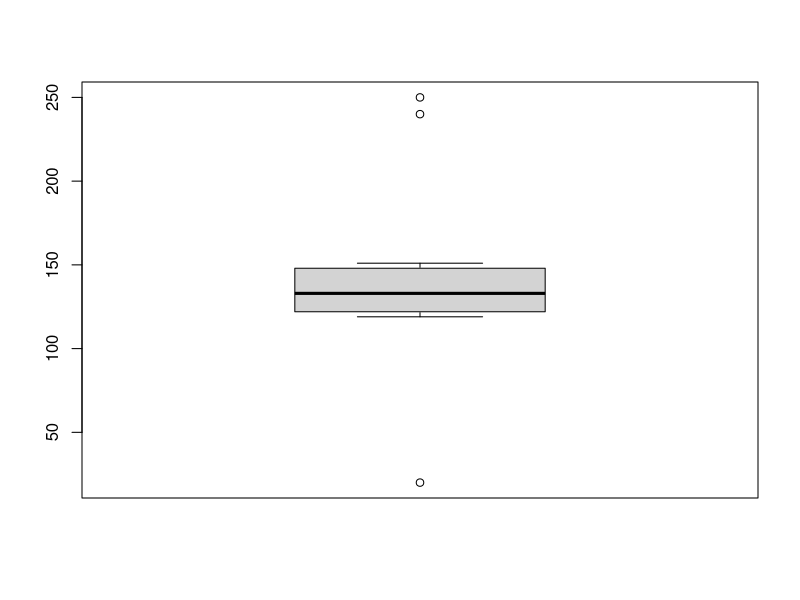
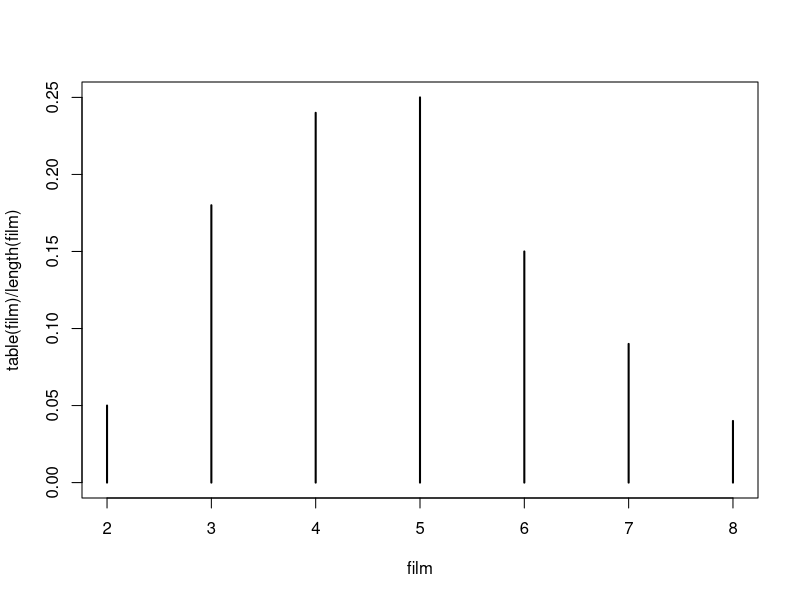
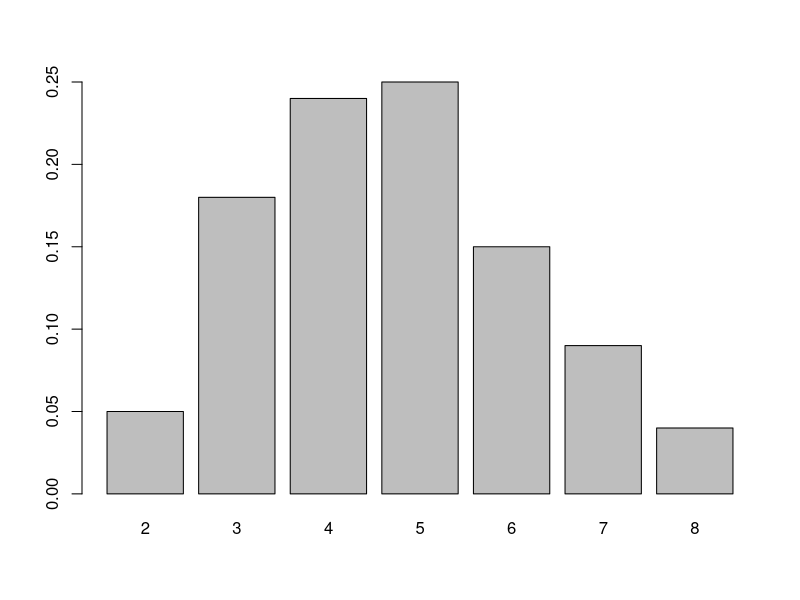
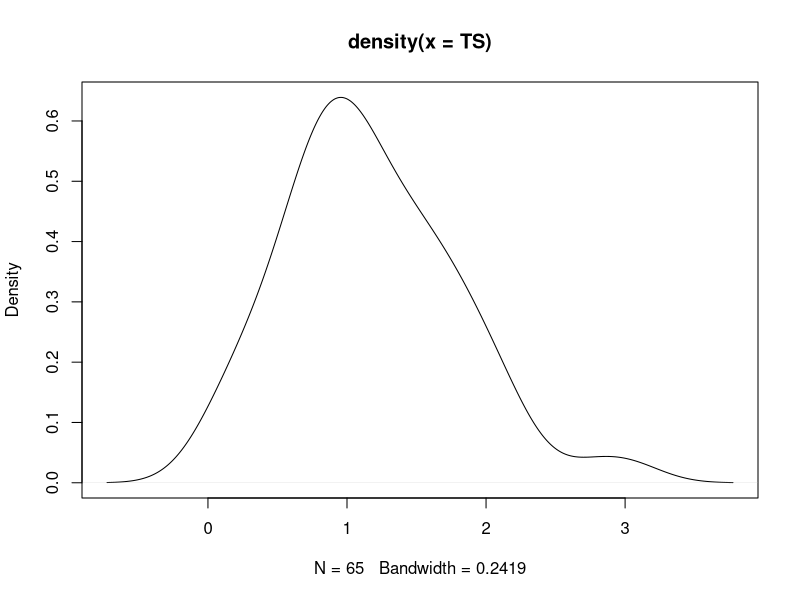
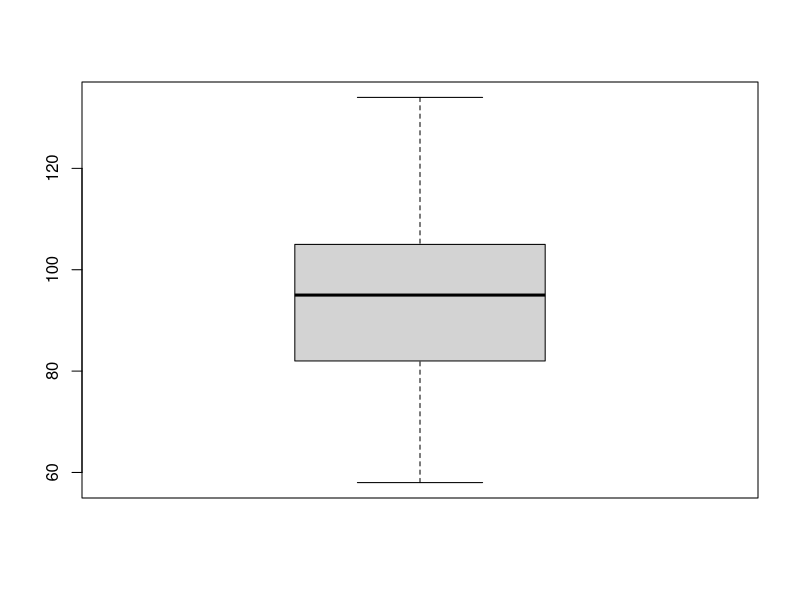

Source code (R) for these figures, in order:
#Part 1
x = c(-20,-15,-5,8,12,9,2,23,19)
#1.
sum = sum(x) # 33
#2.
avg = mean(x) # 3.67
#3.
avg2 = sum(x) / length(x) # 3.67
#4.
sumpos = sum(x[x>0]) # 73
#5.
avgwithoutmax = mean(-which(x == max(x))) #-8
#6.
abs = x[abs(x)>=8 & x<8] # -20 -15
#7.
traveltime = c(23,18,29,22,24,27,28,19,28,23)
mean(traveltime) # 24,1
max(traveltime) # 29
min(traveltime) # 18
#8.
x = c(1,8,2,6,3,8,5,5,5,5)
sum(x[c(-3,-5)]) # 43
#9.
matrix(c(1,5,2,6,3,7,4,8),nrow=4,ncol=2,byrow = TRUE)
#10.
matrix(c(1,2,3,4,11,12,13,14), nrow = 2, ncol = 4, byrow = TRUE)

#Part 2
#11.
#a.
mean(c(-1,0,3,0,2,-5)) # -0,167
median(c(-1,0,3,0,2,-5)) # 0
#b.
mean(c(2,2,3,10,100,1000)) # 186.1667
median(c(2,2,3,10,100,1000)) # 6,5
#12.
mean(c( 73, 74, 92, 98, 100, 72, 74, 85, 76, 94,89, 73, 76, 99)) # 83,92857
mean(c( 73, 74, 92, 98, 100, 72, 74, 85, 76, 94,89, 73, 76, 99), trim = 0.2) # 83.1
median(c( 73, 74, 92, 98, 100, 72, 74, 85, 76, 94,89, 73, 76, 99)) # 80.5
#13.
quantile(c( 0, 23, -1, 12, -10, -7, 1, -19, -6, 12, 1, -3), 0.25) # -6.25
quantile(c( 0, 23, -1, 12, -10, -7, 1, -19, -6, 12, 1, -3), 0.75) # 3,75
#14.
range(c(12, 6,15, 3, 12,6, 21, 15, 18,12)) # 18
var(c(12,6,15,3,12,6,21,15,18,12)) # 32
sd(c(12,6,15,3,12,6,21,15,18,12)) # 5.656854
#16.
boxplot(c(20, 121, 132, 123, 145, 151, 119, 133, 134, 240, 250)) # yes outliers that we should removed
#17.
mean(c(6, 3, 2, 7, 6, 5, 8, 9, 8, 11)) # 6.5
mean(c(6, 3, 2, 7, 6, 5, 8, 9, 8, 11), trim = 0.2) # 6.7
median(c(6, 3, 2, 7, 6, 5, 8, 9, 8, 11)) # 6.5
#18.
summary(c(250, 220, 281, 247, 230, 209, 240, 160, 370, 274, 210, 204, 243, 251, 190, 200, 130, 150, 177,475, 221, 350, 224, 163, 272, 236, 200, 171, 98))
#Min. 1st Qu.  Median    Mean 3rd Qu.    Max. 
#98.0   190.0   221.0   229.2   250.0   475.0 
mean(c(250, 220, 281, 247, 230, 209, 240, 160, 370, 274, 210, 204, 243, 251, 190, 200, 130, 150, 177,475, 221, 350, 224, 163, 272, 236, 200, 171, 98), trim = 0.2) # 6.7
# 220.7895
# 2.2
mention = c("Bien", "Echec", "Assez.Bien", "Echec", "Tres.Bien","Assez.Bien", "Echec", "Bien", "Passable","Passable")
class(mention) # character
summary(mention)
# Length     Class      Mode 
#     10 character character

#Part 3
#3.1
film = c(2, 2, 2, 2, 2, 3, 3, 3, 3, 3, 3, 3, 3, 3, 3, 3, 3, 3, 3, 3, 3, 3, 3, 4, 4, 4, 4, 4, 4, 4, 4, 4, 4, 4, 4, 4, 4, 4, 4, 4, 4, 4, 4, 4, 4, 4, 4, 5, 5, 5, 5, 5, 5, 5, 5, 5, 5, 5, 5, 5, 5, 5, 5, 5, 5, 5, 5, 5, 5, 5, 5, 5, 6, 6, 6, 6, 6, 6, 6, 6, 6, 6, 6, 6, 6, 6, 6, 7, 7, 7, 7, 7, 7, 7, 7, 7, 8, 8, 8, 8)
plot(table(film)/length(film))
barplot(table(film)/length(film))
#film
#2    3    4    5    6    7    8 
#0.05 0.18 0.24 0.25 0.15 0.09 0.04 
#3.2
TS = c(0.00, 0.12, 0.16, 0.19, 0.33, 0.36, 0.38, 0.46, 0.47, 0.60, 0.61, 0.61, 0.66, 0.67, 0.68,
       0.69, 0.75, 0.77, 0.81, 0.81, 0.82, 0.87, 0.87, 0.87, 0.91, 0.96, 0.97, 0.98, 0.98, 1.02,
       1.06, 1.08, 1.08, 1.11, 1.12, 1.12, 1.13, 1.20, 1.20, 1.32, 1.33, 1.35, 1.38, 1.38, 1.41,
       1.44, 1.46, 1.51, 1.58, 1.62, 1.66, 1.68, 1.68, 1.70, 1.78, 1.82, 1.89, 1.93, 1.94, 2.05,
       2.09, 2.16, 2.25, 2.76, 3.05)
plot(density(TS))
#3.1
x = c(58, 58, 58, 58, 58, 64, 64, 68, 72, 72, 72, 75, 75, 77, 77, 79, 80, 82, 82, 82, 82,
  82, 84, 84, 85, 85, 90, 91, 91, 92, 93, 93, 93, 95, 95, 95, 95, 95, 95, 95, 95, 98,
  98, 99, 101, 101, 101, 102, 102, 102, 102, 102, 103, 104, 104, 104, 104, 104,
  105, 105, 105, 105, 105, 107, 108, 108, 110, 111, 112, 114, 119, 122, 122, 125,
  125, 125, 127, 129, 129, 132, 134)
boxplot(x)
